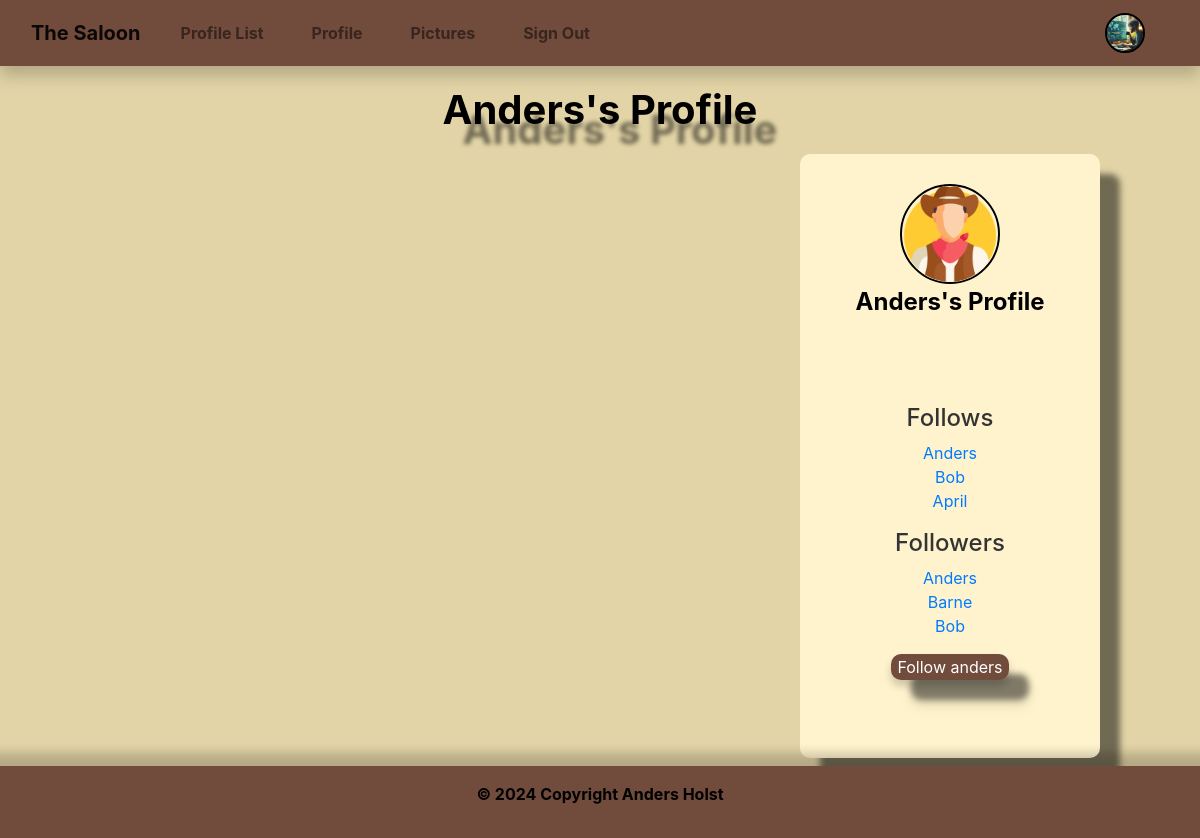
/profile/5 (signed in), run on an earlier commit of the app's database.
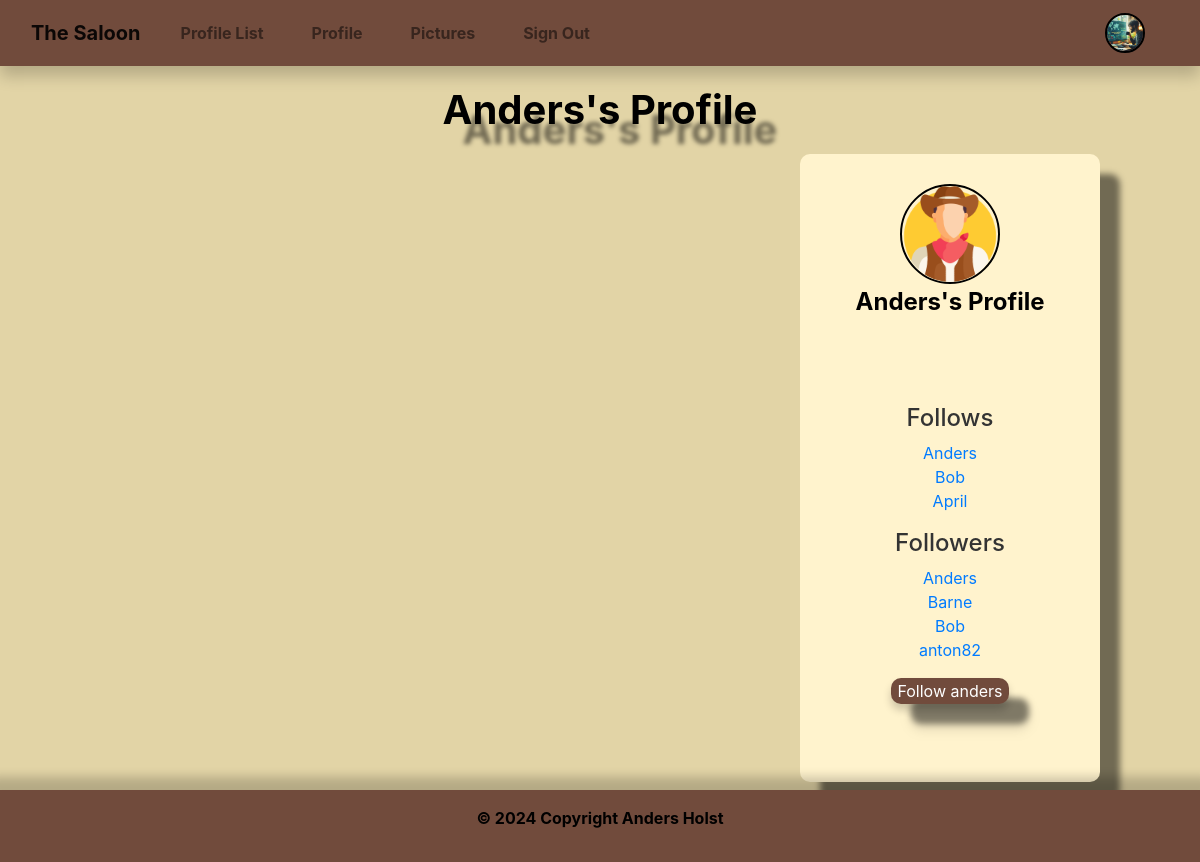
And on a later commit of the database.
### the_saloon/models.py (models this page shows, shortened)
class Profile(models.Model):
    user = models.OneToOneField(User, on_delete=models.CASCADE)
    follows = models.ManyToManyField(
        "self", related_name="followed_by", symmetrical=False, blank=True)
    date_modified = models.DateTimeField(auto_now=True)
    profile_image = models.ImageField(
        upload_to="media/image", null=True, blank=True)
    profile_bio = models.CharField(null=True, blank=True, max_length=500)
    facebook_link = models.CharField(null=True, blank=True, max_length=100)
    instagram_link = models.CharField(null=True, blank=True, max_length=100)
    linkedin_link = models.CharField(null=True, blank=True, max_length=100)
    youtube_link = models.CharField(null=True, blank=True, max_length=100)
    x_link = models.CharField(null=True, blank=True, max_length=100)
    def __str__(self):
        return self.user.username

### the_saloon/views.py (the view, shortened to what this page needs)
# urls.py: path('profile/<int:pk>', views.profile, name='profile'),
def profile(request, pk):
    if request.user.is_authenticated:
        try:
            profile = Profile.objects.get(user_id=pk)
        except ObjectDoesNotExist:
            messages.error(request, "Profile not found.")
            return redirect('home')
        shouts = Shout.objects.filter(user_id=pk).order_by("-created_at")
        return render(
            request, "profile.html", {"profile": profile, "shouts": shouts})
    else:
        messages.success(request, "You must login to see this page...")
        return redirect('home')

### the_saloon/templates/profile.html (shortened to what this page needs)
{% extends 'base.html' %}
{% load static %}
{% block content %}
{% if profile %}
<h1 class="profil text-center">{{ profile.user.username }}'s Profile</h1>
<div class="container-fluid">
  <div class="row">
    <div id="profile-bio" class="col-xs-12 col-sm-12 col-md-3 order-md-3 text-center px-3 px-md-0">
          <div class="container1 mx-auto">
            <div class="image d-flex flex-column justify-content-center align-items-center">
      {% if profile.profile_image %}
      <img src="{{ profile.profile_image.url }}" height="100" width="100" class="profile rounded-circle"
        alt="profile_image">
      {% else %}
      <img src="{% static 'images/cowboy.png' %}" height="100" width="100" class="profile rounded-circle"
        alt="profile_image">
      {% endif %}
      <span class="name mb-4">
        {{ profile.user.username }}'s Profile
      </span>
      <div class="gap-3 mb-3 icons d-flex flex-row justify-content-center align-items-center">
      </div>
      <h5 class="follow">Follows</h5>
        <p class="card-text">
        {% for following in profile.follows.all %}
            {% if following.user.id != user.id %}
                <a href="{% url 'profile' following.user.id %}">{{ following }}</a><br/>
            {% endif %}
        {% endfor %}
        </p>
        <h5 class="follow">Followers</h5>
        <p class="card-text">
        {% for following in profile.followed_by.all %}
            {% if following.user.id != user.id %}
                <a href="{% url 'profile' following.user.id %}">{{ following }}</a><br/>
            {% endif %}
        {% endfor %}
        </p>
        <form method="POST">
          {% if profile.user != request.user %}
              {% if profile in user.profile.follows.all %}
              <button class="btn-profile btn-outline" name="follow" value="unfollow" type="submit">
                Unfollow {{ profile.user.username|lower }}
              </button>
              {% else %}
              <button class="btn-profile btn-outline" name="follow" value="follow" type="submit">
                Follow {{ profile.user.username|lower }}
              </button>
              {% endif %}
          {% endif %}
        </form>
        <br/><br/>
    </div>
          </div>
      </div>
      <div class="col-xs-12 col-sm-12 col-md-8 order-md-1 text-center">
      </div>
  </div>
</div>
{% endif %}
{% endblock %}

What changed in the data, as far as the page shows it:
now on this page (row edited): Profile: user.username "anton82", shown under "Followers"
